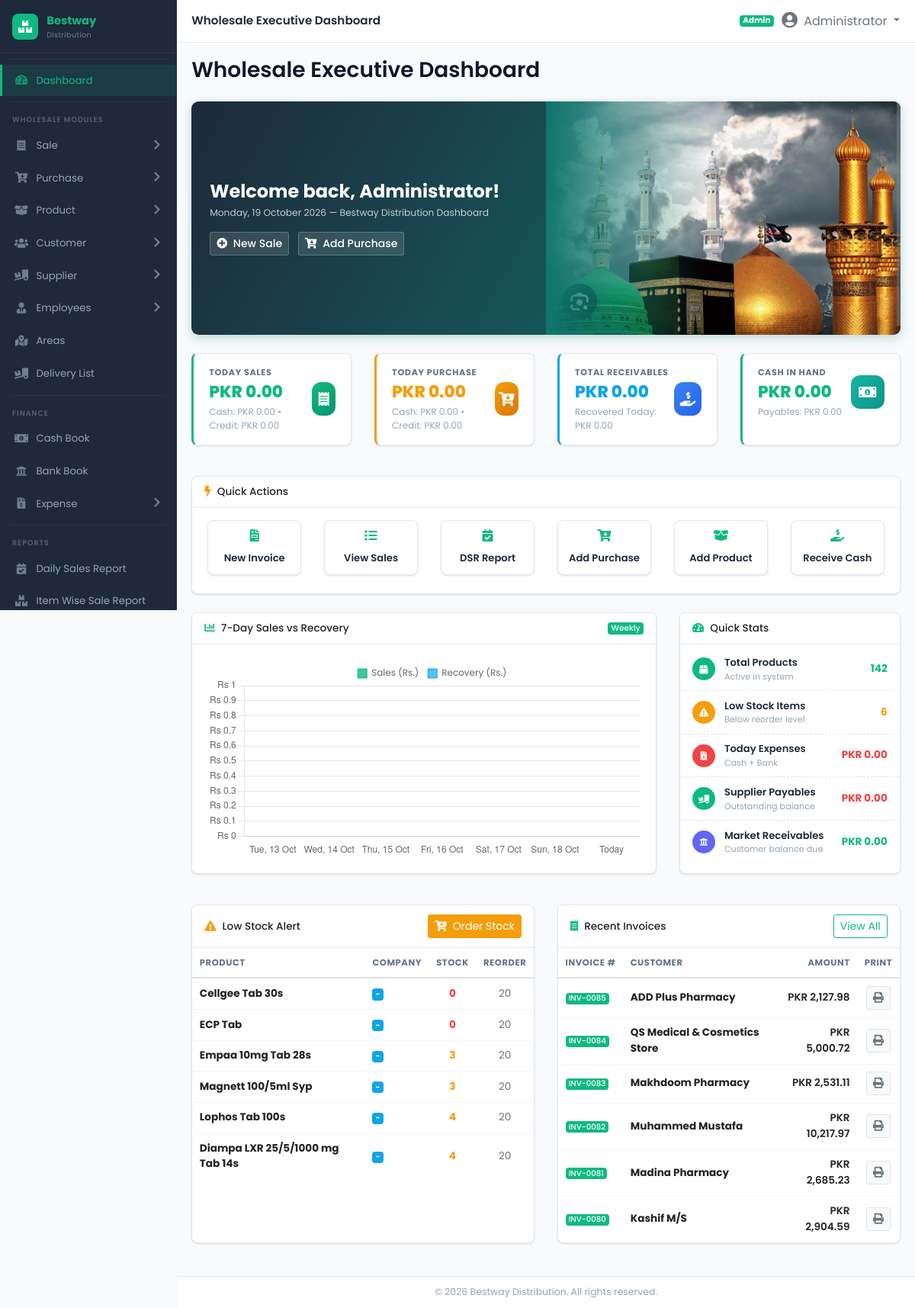
/index.php (signed in), run on the app's committed database.
### tables this page shows
CREATE TABLE IF NOT EXISTS `products` (
  `id` INT AUTO_INCREMENT PRIMARY KEY,
  `product_code` VARCHAR(50) UNIQUE NULL,
  `barcode` VARCHAR(100) UNIQUE NULL,
  `name` VARCHAR(200) NOT NULL,
  `generic_name` VARCHAR(200) NULL,
  `company_id` INT NULL,
  `category_id` INT NULL,
  `unit_id` INT NULL,
  `pack_size` VARCHAR(50) NULL,
  `packs_per_box` INT DEFAULT 1,
  `tablets_per_pack` INT DEFAULT 10,
  `total_tablets_per_box` INT DEFAULT 10,
  `stock_unit` VARCHAR(50) DEFAULT 'Pack',
  `purchase_price` DECIMAL(12,2) DEFAULT 0.00,
  `trade_price` DECIMAL(12,2) DEFAULT 0.00,
  `retail_price` DECIMAL(12,2) DEFAULT 0.00,
  `wholesale_price` DECIMAL(12,2) DEFAULT 0.00,
  `discount_percent` DECIMAL(5,2) DEFAULT 0.00,
  `max_discount_percent` DECIMAL(5,2) DEFAULT 0.00,
  `reorder_level` INT DEFAULT 10,
  `opening_stock` INT DEFAULT 0,
  `current_stock` INT DEFAULT 0,
  `location_rack` VARCHAR(50) NULL,
  `requires_prescription` TINYINT(1) DEFAULT 0,
  `cold_chain` TINYINT(1) DEFAULT 0,
  `status` ENUM('Active', 'Inactive') DEFAULT 'Active',
  INDEX (`product_code`),
  INDEX (`name`),
  INDEX (`company_id`),
  INDEX (`category_id`),
  INDEX (`unit_id`),
  INDEX (`status`)
);

CREATE TABLE IF NOT EXISTS `sales_invoices` (
  `id` INT AUTO_INCREMENT PRIMARY KEY,
  `invoice_no` VARCHAR(50) NOT NULL UNIQUE,
  `customer_name` VARCHAR(150) NOT NULL,
  `customer_id` INT NULL,
  `invoice_date` DATE NOT NULL,
  `payment_terms` VARCHAR(50) DEFAULT 'Credit 30 Days',
  `payment_method` VARCHAR(50) DEFAULT 'Cash',
  `cash_account_id` INT DEFAULT NULL,
  `bank_account_id` INT DEFAULT NULL,
  `subtotal` DECIMAL(14,2) NOT NULL DEFAULT 0.00,
  `discount_amount` DECIMAL(14,2) DEFAULT 0.00,
  `discount_percent` DECIMAL(5,2) DEFAULT 0.00,
  `tax_amount` DECIMAL(12,2) DEFAULT 0.00,
  `shipping_cost` DECIMAL(10,2) DEFAULT 0.00,
  `adjustment` DECIMAL(10,2) DEFAULT 0.00,
  `round_off` DECIMAL(10,2) DEFAULT 0.00,
  `grand_total` DECIMAL(14,2) NOT NULL DEFAULT 0.00,
  `previous_balance` DECIMAL(14,2) DEFAULT 0.00,
  `net_payable` DECIMAL(14,2) DEFAULT 0.00,
  `paid_amount` DECIMAL(14,2) DEFAULT 0.00,
  `balance_due` DECIMAL(14,2) DEFAULT 0.00,
  `booker_id` INT DEFAULT NULL,
  `booker_name` VARCHAR(150) DEFAULT NULL,
  `route_id` INT DEFAULT NULL,
  `route_name` VARCHAR(150) DEFAULT NULL,
  `notes` TEXT DEFAULT NULL,
  `created_by` INT DEFAULT NULL,
  INDEX (`invoice_no`),
  INDEX (`invoice_date`),
  INDEX (`customer_name`),
  INDEX (`booker_id`),
  INDEX (`route_id`)
);

### index.php (the view, shortened to what the rows shown need)
<?php
require_once __DIR__ . '/includes/header.php';
$today = date('Y-m-d');
$low_stock_products = [];
$recent_sales = [];
$sales_chart_labels = [];
$sales_chart_data = [];
$recovery_chart_data = [];
for ($i = 6; $i >= 0; $i--) {
    $date_ts = strtotime("-{$i} days");
    $day_sql = date('Y-m-d', $date_ts);
    $sales_chart_labels[] = ($i === 0) ? 'Today' : date('D, d M', $date_ts);
    $sales_chart_data[$day_sql] = 0.00;
    $recovery_chart_data[$day_sql] = 0.00;
}
if (!empty($pdo) && $db_connected) {
    try {
        if (isAdmin()) {
            $stmt = $pdo->prepare("SELECT COALESCE(SUM(grand_total), 0) as total,
                                          COALESCE(SUM(paid_amount), 0) as cash_total,
                                          COALESCE(SUM(CASE WHEN paid_amount < grand_total THEN grand_total - paid_amount ELSE 0 END), 0) as credit_total
                                   FROM sales_invoices WHERE DATE(invoice_date) = :today");
            $stmt->execute(['today' => $today]);
        }
    } catch (Exception $e) {}
    if (isAdmin()) {
        try {
            $stmt = $pdo->query("SELECT COALESCE(SUM(current_balance), 0) as total FROM customers");
        } catch (Exception $e) {}
        try {
            $stmt = $pdo->prepare("SELECT COALESCE(SUM(amount), 0) as total FROM customer_payments WHERE DATE(payment_date) = :today");
            $stmt->execute(['today' => $today]);
        } catch (Exception $e) {}
        try {
            $stmt = $pdo->prepare("SELECT COALESCE(SUM(grand_total), 0) as total,
                                          COALESCE(SUM(CASE WHEN payment_type = 'Cash' THEN grand_total ELSE 0 END), 0) as cash_total,
                                          COALESCE(SUM(CASE WHEN payment_type != 'Cash' THEN grand_total ELSE 0 END), 0) as credit_total
                                   FROM purchases WHERE DATE(purchase_date) = :today");
            $stmt->execute(['today' => $today]);
        } catch (Exception $e) {}
        try {
            $stmt = $pdo->prepare("SELECT COALESCE(SUM(amount), 0) as total,
                                          COALESCE(SUM(CASE WHEN payment_method = 'Cash' THEN amount ELSE 0 END), 0) as cash_total,
                                          COALESCE(SUM(CASE WHEN payment_method != 'Cash' THEN amount ELSE 0 END), 0) as bank_total
                                   FROM expenses WHERE DATE(expense_date) = :today");
            $stmt->execute(['today' => $today]);
        } catch (Exception $e) {}
        try {
            $stmt = $pdo->query("SELECT COALESCE(SUM(current_balance), 0) as total FROM suppliers");
        } catch (Exception $e) {}
        try {
            $stmt = $pdo->query("SELECT balance FROM cash_accounts WHERE is_default = 1 LIMIT 1");
        } catch (Exception $e) {}
    }
    try {
        $stmt = $pdo->query("SELECT COUNT(*) as total FROM products WHERE status = 'Active'");
    } catch (Exception $e) {}
    try {
        $stmt = $pdo->query("SELECT p.*, c.name as company_name, cat.name as category_name
                             FROM products p
                             LEFT JOIN companies c ON p.company_id = c.id
                             LEFT JOIN categories cat ON p.category_id = cat.id
                             WHERE p.current_stock <= p.reorder_level AND p.status = 'Active'
                             ORDER BY p.current_stock ASC LIMIT 6");
        $low_stock_products = $stmt->fetchAll();
    } catch (Exception $e) {}
    try {
        $limit_date = date('Y-m-d', strtotime('+90 days'));
        $stmt = $pdo->prepare("SELECT b.*, p.name as product_name, c.name as company_name
                               FROM product_batches b
                               JOIN products p ON b.product_id = p.id
                               LEFT JOIN companies c ON p.company_id = c.id
                               WHERE b.expiry_date <= :limit_date AND b.expiry_date >= :today AND b.current_stock > 0
                               ORDER BY b.expiry_date ASC LIMIT 5");
        $stmt->execute(['limit_date' => $limit_date, 'today' => $today]);
    } catch (Exception $e) {}
    try {
        if (isAdmin()) {
            $stmt = $pdo->prepare("SELECT s.*, COALESCE(s.customer_name, c.name, 'Walk-in') as customer_name, c.shop_name, COALESCE(s.route_name, r.name, '') as route_name
                                   FROM sales_invoices s
                                   LEFT JOIN customers c ON s.customer_id = c.id
                                   LEFT JOIN routes r ON s.route_id = r.id
                                   ORDER BY s.id DESC LIMIT 6");
            $stmt->execute();
        }
        $recent_sales = $stmt->fetchAll();
    } catch (Exception $e) {}
}
$chart_sales_values = array_values($sales_chart_data);
$chart_recovery_values = array_values($recovery_chart_data);
?>
      <div class="row">
        <?php if (isAdmin()): ?>
        <div class="col-xl-6 mb-4">
          <div class="card h-100">
            <div class="card-body p-0">
              <div class="table-responsive">
                <table class="table table-hover mb-0">
                  <thead>
                    <tr>
                      <th>Product</th>
                      <th>Company</th>
                      <th class="text-center">Stock</th>
                      <th class="text-center">Reorder</th>
                    </tr>
                  </thead>
                  <tbody>
                    <?php if (!empty($low_stock_products)): ?>
                      <?php foreach ($low_stock_products as $prod): ?>
                        <tr>
                          <td>
                            <strong><?= htmlspecialchars($prod['name']) ?></strong>
                          </td>
                          <td><span class="badge badge-info"><?= htmlspecialchars($prod['company_name'] ?? '-') ?></span></td>
                          <td class="text-center">
                            <strong class="<?= $prod['current_stock'] == 0 ? 'text-danger' : 'text-warning' ?>">
                              <?= $prod['current_stock'] ?>
                            </strong>
                          </td>
                          <td class="text-center text-muted"><?= $prod['reorder_level'] ?></td>
                        </tr>
                      <?php endforeach; ?>
                    <?php endif; ?>
                  </tbody>
                </table>
              </div>
            </div>
          </div>
        </div>
        <?php endif; ?>
        <div class="<?= isAdmin() ? 'col-xl-6' : 'col-xl-12' ?> mb-4">
          <div class="card h-100">
            <div class="card-body p-0">
              <div class="table-responsive">
                <table class="table table-hover mb-0">
                  <thead>
                    <tr>
                      <th>Invoice #</th>
                      <th>Customer</th>
                      <th class="text-right">Amount</th>
                      <th class="text-center">Print</th>
                    </tr>
                  </thead>
                  <tbody>
                    <?php if (!empty($recent_sales)): ?>
                      <?php foreach ($recent_sales as $sale): ?>
                        <tr>
                          <td><span class="badge badge-primary"><?= htmlspecialchars($sale['invoice_no']) ?></span></td>
                          <td>
                            <strong><?= htmlspecialchars($sale['customer_name']) ?></strong>
                          </td>
                          <td class="text-right font-weight-bold"><?= format_currency($sale['grand_total']) ?></td>
                          <td class="text-center">
                            <a href="<?= BASE_URL ?>modules/sale/print_invoice.php?id=<?= $sale['id'] ?>" target="_blank" class="btn btn-sm btn-light border" title="Select Type & Print">
                              <i class="fas fa-print text-muted"></i>
                            </a>
                          </td>
                        </tr>
                      <?php endforeach; ?>
                    <?php endif; ?>
                  </tbody>
                </table>
              </div>
            </div>
          </div>
        </div>
      </div>
<?php if (isAdmin()): ?>
<script>
document.addEventListener('DOMContentLoaded', function () {
    var chartCanvas = document.getElementById('salesRecoveryChart');
    if (!chartCanvas) return;
    var ctx1 = chartCanvas.getContext('2d');
    new Chart(ctx1, {
        type: 'bar',
        data: {
            labels: <?= json_encode($sales_chart_labels) ?>,
            datasets: [
                {
                    label: 'Sales (Rs.)',
                    data: <?= json_encode($chart_sales_values) ?>,
                    backgroundColor: 'rgba(16, 185, 129, 0.8)',
                    borderColor: '#10b981',
                    borderWidth: 1,
                    borderRadius: 4
                },
                {
                    label: 'Recovery (Rs.)',
                    data: <?= json_encode($chart_recovery_values) ?>,
                    backgroundColor: 'rgba(14, 165, 233, 0.7)',
                    borderColor: '#0ea5e9',
                    borderWidth: 1,
                    borderRadius: 4
                }
            ]
        },
        options: {
            responsive: true,
            maintainAspectRatio: false,
            plugins: {
                legend: {
                    position: 'top',
                    labels: { font: { family: 'Poppins' }, boxWidth: 12, padding: 12 }
                },
                tooltip: {
                    callbacks: {
                        label: function(ctx) {
                            return ' ' + ctx.dataset.label + ': Rs. ' + Number(ctx.raw).toLocaleString();
                        }
                    }
                }
            },
            scales: {
                x: { grid: { display: false } },
                y: {
                    beginAtZero: true,
                    ticks: {
                        callback: function(v) {
                            if (v >= 1000) return 'Rs ' + (v/1000) + 'k';
                            return 'Rs ' + v;
                        }
                    }
                }
            }
        }
    });
});
</script>
<?php endif; ?>
<?php require_once __DIR__ . '/includes/footer.php'; ?>

### data on the page
products: name "Cellgee Tab 30s", company_name "-", current_stock "0", reorder_level "20"
products: name "ECP Tab", company_name "-", current_stock "0", reorder_level "20"
products: name "Empaa 10mg Tab 28s", company_name "-", current_stock "3", reorder_level "20"
products: name "Magnett 100/5ml Syp", company_name "-", current_stock "3", reorder_level "20"
products: name "Lophos Tab 100s", company_name "-", current_stock "4", reorder_level "20"
products: name "Diampa LXR 25/5/1000 mg Tab 14s", company_name "-", current_stock "4", reorder_level "20"
sales_invoices: invoice_no "INV-0085", customer_name "ADD Plus Pharmacy", grand_total "PKR 2,127.98"
sales_invoices: invoice_no "INV-0084", customer_name "QS Medical & Cosmetics Store", grand_total "PKR 5,000.72"
sales_invoices: invoice_no "INV-0083", customer_name "Makhdoom Pharmacy", grand_total "PKR 2,531.11"
sales_invoices: invoice_no "INV-0082", customer_name "Muhammed Mustafa", grand_total "PKR 10,217.97"
sales_invoices: invoice_no "INV-0081", customer_name "Madina Pharmacy", grand_total "PKR 2,685.23"
sales_invoices: invoice_no "INV-0080", customer_name "Kashif M/S", grand_total "PKR 2,904.59"

### other printed values
$page_title "Wholesale Executive Dashboard"
roleLabel($_SESSION['user_role'] ?? 'Admin') "Admin"
$_SESSION['user_fullname'] "Administrator"
format_currency($today_sales) "PKR 0.00"
format_currency($today_cash_sales) "PKR 0.00"
format_currency($today_credit_sales) "PKR 0.00"
format_currency($today_purchases) "PKR 0.00"
format_currency($today_cash_purchases) "PKR 0.00"
format_currency($today_credit_purchases) "PKR 0.00"
format_currency($total_receivables) "PKR 0.00"
format_currency($today_recovered) "PKR 0.00"
format_currency($cash_in_hand) "PKR 0.00"
format_currency($total_payables) "PKR 0.00"
$total_products_count "142"
$low_stock_count "6"
